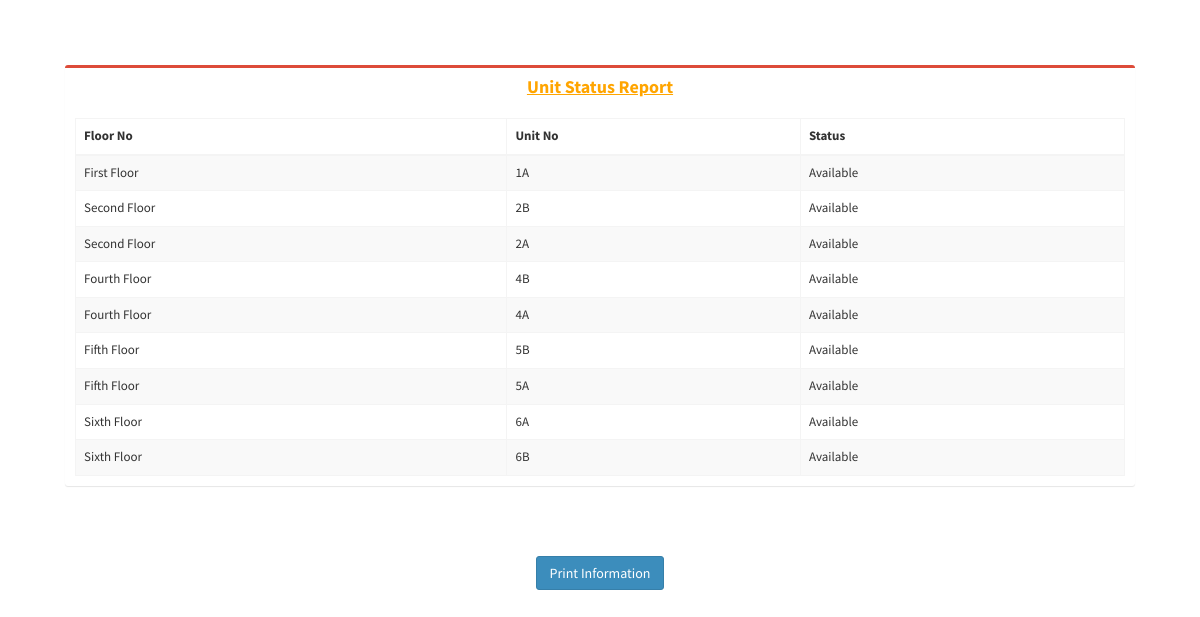
Page /report/unit_status_info.php (signed in) on the committed database.
### tables this page shows
CREATE TABLE `tbl_add_unit` (
  `uid` int(11) NOT NULL,
  `floor_no` varchar(200) NOT NULL,
  `unit_no` varchar(200) NOT NULL,
  `branch_id` int(11) NOT NULL,
  `status` int(1) NOT NULL DEFAULT '0',
  `added_date` timestamp NOT NULL DEFAULT CURRENT_TIMESTAMP
);

CREATE TABLE `tbl_add_floor` (
  `fid` int(11) NOT NULL,
  `floor_no` varchar(200) NOT NULL,
  `branch_id` int(11) NOT NULL,
  `added_date` timestamp NOT NULL DEFAULT CURRENT_TIMESTAMP
);

### language/English/lang_unit_status_info.php (called while the page is built)
<?php
$_data['text_1'] 		= "Unit Status Report";
$_data['text_2'] 		= "Floor No";
$_data['text_3'] 		= "Unit No";
$_data['text_4'] 		= "Status";
$_data['text_5'] 		= "Booked";
$_data['text_6'] 		= "Available";
?>

### language/English/lang_common.php (called while the page is built)
<?php
$_data['save_button_text'] 					= "Save Information";
$_data['update_button_text'] 				= "Update Information";
$_data['home_breadcam'] 					= "Home";
$_data['delete_text']						= "Delete";
$_data['action_text']						= "Action";
$_data['details_information']				= "Details Infromation";
$_data['view_text'] 						= "View Details";
$_data['edit_text'] 						= "Edit";
$_data['back_text']							= "Back";
$_data['success'] 							= "Success";
$_data['upload_image'] 						= "Upload Image";
$_data['image'] 							= "Image";
$_data['submit'] 							= "Submit";
$_data['reset'] 							= "Reset";
$_data['setting'] 							= "Setting";
$_data['reset_text'] 						= "Please Reset First Before Insert";
$_data['owner_dashboard'] 					= "Owner Dashboard";
$_data['dashboard'] 						= "Dashboard";
$_data['print'] 							= "Print Information";
?>

### report/unit_status_info.php (the view, shortened to what this page needs)
<?php
include("../config.php");
$lang_code_global = "English";
$query_ams_settings = mysql_query("SELECT * FROM tbl_settings",$link);
if($row_query_ams_core = mysql_fetch_array($query_ams_settings)){
	$lang_code_global = $row_query_ams_core['lang_code'];
}
include(ROOT_PATH.'language/'.$lang_code_global.'/lang_unit_status_info.php');
include(ROOT_PATH.'language/'.$lang_code_global.'/lang_common.php');
?>
<!DOCTYPE html>
<html>
<head>
<link href="<?php echo WEB_URL; ?>bootstrap/css/bootstrap.min.css" rel="stylesheet" type="text/css" />
<link href="<?php echo WEB_URL; ?>dist/font-awesome/css/font-awesome.min.css" rel="stylesheet" type="text/css" />
<link href="<?php echo WEB_URL; ?>dist/ionicons/2.0.1/css/ionicons.min.css" rel="stylesheet" type="text/css" />
<link href="<?php echo WEB_URL; ?>dist/css/AdminLTE.css" rel="stylesheet" type="text/css" />
<link href="<?php echo WEB_URL; ?>dist/css/skins/_all-skins.min.css" rel="stylesheet" type="text/css" />
<link href="<?php echo WEB_URL; ?>plugins/iCheck/all.css" rel="stylesheet" type="text/css" />
<link href="<?php echo WEB_URL; ?>plugins/datatables/dataTables.bootstrap.css" rel="stylesheet" type="text/css" />
<link href="<?php echo WEB_URL; ?>dist/css/dataTables.responsive.css" rel="stylesheet" type="text/css" />
<link href="<?php echo WEB_URL; ?>dist/css/dataTables.tableTools.min.css" rel="stylesheet" type="text/css" />
<link href="<?php echo WEB_URL; ?>plugins/datepicker/datepicker3.css" rel="stylesheet" type="text/css" />
</head>
<body>
<section class="content">
<div id="printable">
  <div align="center" style="margin:50px;">
    <div class="row">
      <div class="col-xs-12">
        <div class="box box-danger">
          <div class="box-header">
            <h3 style="text-decoration:underline;font-weight:bold;color:orange" class="box-title"><?php echo $_data['text_1'];?></h3>
          </div>
          <div class="box-body">
            <table style="font-size:13px;" class="table sakotable table-bordered table-striped dt-responsive">
              <thead>
               <tr>
                  <th><?php echo $_data['text_2'];?></th>
                  <th><?php echo $_data['text_3'];?></th>
                  <th><?php echo $_data['text_4'];?></th>
            	</tr>
              </thead>
              <tbody>
            <?php
			$result = mysql_query("Select *,f.floor_no as ffloorno from tbl_add_unit u inner join tbl_add_floor f on f.fid = u.floor_no where u.status='".$_GET['usid']."' and u.branch_id = '" . (int)$_SESSION['objLogin']['branch_id'] . "'",$link);
				while($row = mysql_fetch_array($result)){?>
                <tr>
                    <td><?php echo $row['ffloorno']; ?></td>
            		<td><?php echo $row['unit_no']; ?></td>
                    <td><?php if($row['status'] == '1'){echo $_data['text_5'];} else{echo $_data['text_6'];}?></td>
                </tr>
                <?php } mysql_close($link); ?>
              </tbody>
            </table>
          </div>
        </div>
      </div>
    </div>
  </div>
</div>
<div align="center"><a class="btn btn-primary btn_save" onClick="javascript:printContent('printable','Unit Status Report');" href="javascript:void(0);"><?php echo $_data['print'];?></a></div>
</body>
</html>

### rows in the picture
tbl_add_unit: tbl_add_floor.floor_no "First Floor", unit_no "1A"
tbl_add_unit: tbl_add_floor.floor_no "Second Floor", unit_no "2B"
tbl_add_unit: tbl_add_floor.floor_no "Second Floor", unit_no "2A"
tbl_add_unit: tbl_add_floor.floor_no "Fourth Floor", unit_no "4B"
tbl_add_unit: tbl_add_floor.floor_no "Fourth Floor", unit_no "4A"
tbl_add_unit: tbl_add_floor.floor_no "Fifth Floor", unit_no "5B"
tbl_add_unit: tbl_add_floor.floor_no "Fifth Floor", unit_no "5A"
tbl_add_unit: tbl_add_floor.floor_no "Sixth Floor", unit_no "6A"
tbl_add_unit: tbl_add_floor.floor_no "Sixth Floor", unit_no "6B"

### other values in the picture
$_data['text_1'] "Unit Status Report"
$_data['text_2'] "Floor No"
$_data['text_3'] "Unit No"
$_data['text_4'] "Status"
$_data['print'] "Print Information"
